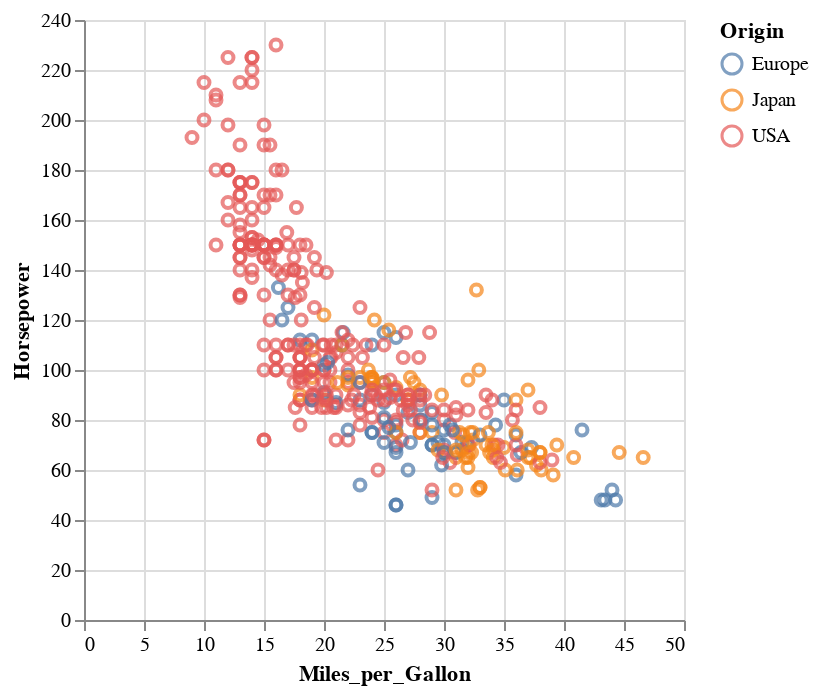

The notebook cell saved with this chart:
### Markdown cell above
Двухмерный график (*2D plot*) позволяет кодировать два измерения данных.

Давайте посмотрим, как использовать *цвет* (*color*) для кодирования третьего измерения (`Origin`):

### Code cell
alt.Chart(cars).mark_point().encode(
    x="Miles_per_Gallon", y="Horsepower", color="Origin"
)

### Figure 1 — Vega-Lite specification as saved in the notebook (floating-point values rounded to 4 significant figures; data arrays with more than 128 entries replaced by an {"elided": "..."} marker saying what was removed)
{"config": {"view": {"continuousWidth": 300, "continuousHeight": 300}}, "data": {"name": "data-583e73726c1545c56c203344161a975c"}, "mark": {"type": "point"}, "encoding": {"color": {"field": "Origin", "type": "nominal"}, "x": {"field": "Miles_per_Gallon", "type": "quantitative"}, "y": {"field": "Horsepower", "type": "quantitative"}}, "$schema": "https://vega.github.io/schema/vega-lite/v6.1.0.json", "datasets": {"data-583e73726c1545c56c203344161a975c": {"elided": "406 records"}}}
